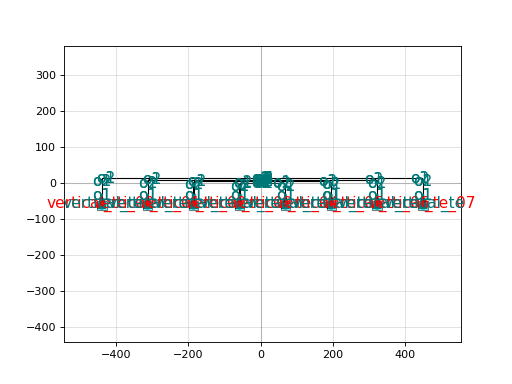

The script that drew this image:
import gdsfactory as gf

c = gf.components.grating_coupler_tree(n=4, straight_spacing=4.0, with_loopback=False, fanout_length=0.0, layer_label=(66, 0))
c.plot()
